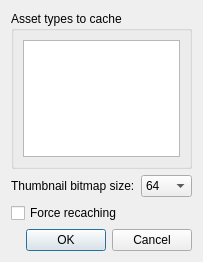
<?xml version="1.0" encoding="UTF-8"?>
<ui version="4.0">
 <class>AssetBrowserCachingOptionsDlg</class>
 <widget class="QDialog" name="AssetBrowserCachingOptionsDlg">
  <property name="geometry">
   <rect>
    <x>0</x>
    <y>0</y>
    <width>203</width>
    <height>262</height>
   </rect>
  </property>
  <property name="windowTitle">
   <string>Cache thumbs/info</string>
  </property>
  <layout class="QVBoxLayout" name="verticalLayout_2">
   <item>
    <widget class="QGroupBox" name="groupBox">
     <property name="title">
      <string>Asset types to cache</string>
     </property>
     <layout class="QVBoxLayout" name="verticalLayout">
      <item>
       <widget class="QListWidget" name="m_lstDatabases">
        <property name="selectionMode">
         <enum>QAbstractItemView::ExtendedSelection</enum>
        </property>
       </widget>
      </item>
     </layout>
    </widget>
   </item>
   <item>
    <layout class="QHBoxLayout" name="horizontalLayout">
     <item>
      <widget class="QLabel" name="label">
       <property name="text">
        <string>Thumbnail bitmap size:</string>
       </property>
      </widget>
     </item>
     <item>
      <widget class="QComboBox" name="m_cbThumbSize">
       <item>
        <property name="text">
         <string>64</string>
        </property>
       </item>
       <item>
        <property name="text">
         <string>128</string>
        </property>
       </item>
       <item>
        <property name="text">
         <string>256</string>
        </property>
       </item>
      </widget>
     </item>
    </layout>
   </item>
   <item>
    <widget class="QCheckBox" name="m_checkForceCache">
     <property name="text">
      <string>Force recaching</string>
     </property>
    </widget>
   </item>
   <item>
    <widget class="QDialogButtonBox" name="buttonBox">
     <property name="standardButtons">
      <set>QDialogButtonBox::Cancel|QDialogButtonBox::Ok</set>
     </property>
    </widget>
   </item>
  </layout>
 </widget>
 <resources/>
 <connections>
  <connection>
   <sender>buttonBox</sender>
   <signal>accepted()</signal>
   <receiver>AssetBrowserCachingOptionsDlg</receiver>
   <slot>accept()</slot>
   <hints>
    <hint type="sourcelabel">
     <x>56</x>
     <y>240</y>
    </hint>
    <hint type="destinationlabel">
     <x>29</x>
     <y>226</y>
    </hint>
   </hints>
  </connection>
  <connection>
   <sender>buttonBox</sender>
   <signal>rejected()</signal>
   <receiver>AssetBrowserCachingOptionsDlg</receiver>
   <slot>reject()</slot>
   <hints>
    <hint type="sourcelabel">
     <x>89</x>
     <y>241</y>
    </hint>
    <hint type="destinationlabel">
     <x>105</x>
     <y>224</y>
    </hint>
   </hints>
  </connection>
 </connections>
</ui>
